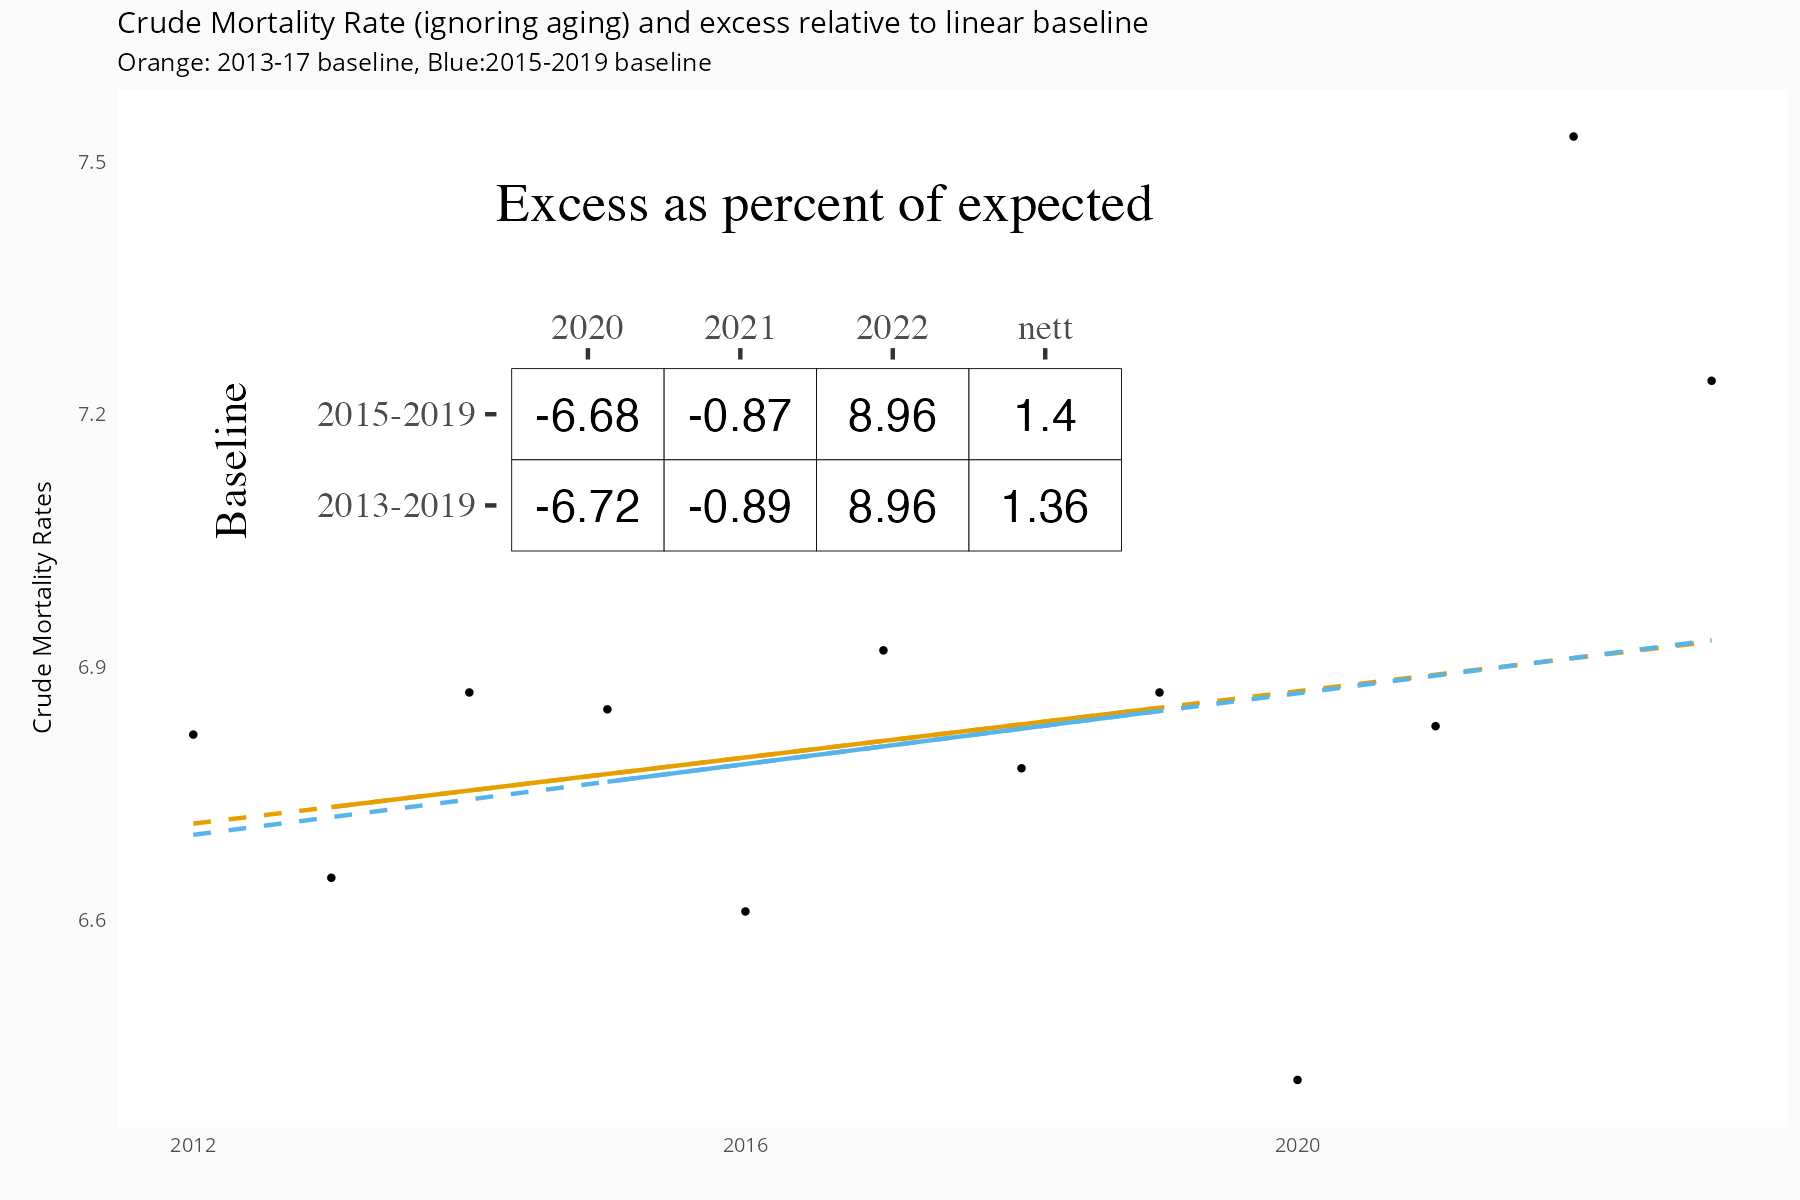

The R source for this figure:
library(dplyr)
library(tidyr)
library(ggplot2)
library(ggthemes)
library(ggtext)
library(patchwork)
source("theme.R")
six_cols <- colorblind_pal()(6)

CMR <- read.csv("DMM_CDRdec.csv", skip=1, 
                 col.names = c("Year","CDR1K")) |> 
  filter(!is.na(CDR1K)) |> 
  mutate(Year = as.numeric(Year)) 

mod7y <- lm(CDR1K ~ Year, data=CMR |> filter(Year %in% 2013:2019))
CMR$mod7y <- mod7y$coefficients[1] + 
  CMR$Year * mod7y$coefficients[2]

mod5y <- lm(CDR1K ~ Year, data=CMR |> filter(Year %in% 2015:2019))
CMR$mod5y <- mod5y$coefficients[1] + 
  CMR$Year * mod5y$coefficients[2]
CMR$percent5year <- 100*CMR$CDR1K/CMR$mod5y-100
CMR$percent7year <- 100*CMR$CDR1K/CMR$mod7y-100

excessdf <- data.frame(Baseline = c("2015-2019", "2013-2019", "2015-2019", "2013-2019",
                          "2015-2019", "2013-2019", "2015-2019", "2013-2019"),
           Year = c("2020","2020","2021","2021","2022","2022","nett","nett"),
           value = c(round(CMR$percent5year[CMR$Year == 2020],2),
                     round(CMR$percent7year[CMR$Year == 2020],2),
                     round(CMR$percent5year[CMR$Year == 2021],2),
                     round(CMR$percent7year[CMR$Year == 2021],2),
                     round(CMR$percent5year[CMR$Year == 2022],2),
                     round(CMR$percent7year[CMR$Year == 2022],2),
                     round(sum(CMR$percent5year[CMR$Year %in% 2020:2022]),2),
                     round(sum(CMR$percent7year[CMR$Year %in% 2020:2022]),2)))
innergraph <- ggplot(excessdf, aes(x=Year,y=Baseline, label=value))+
  geom_tile(fill="white", colour="black") +geom_text() + theme_tufte()  +
  scale_x_discrete(position = "top")+
  labs(title="Excess as percent of expected", y="Baseline\n ",x="")
  
ggplot(CMR |> filter(Year %in% 2012:2023), 
              aes(x=Year, y=CDR1K))+
  annotation_custom(ggplotGrob(innergraph), 
                    xmin = 2012, xmax = 2019,
                    ymin = 7, ymax = 7.5)+
  geom_point(size=0.3) +
         geom_line(aes(y=mod7y), linetype=2, colour=six_cols[2])+
         geom_line(aes(y=mod5y), linetype=2, colour=six_cols[3]) +
  geom_line(data=CMR |> filter(Year %in% 2013:2019), aes(y=mod7y), colour=six_cols[2]) +
  geom_line(data=CMR |> filter(Year %in% 2015:2019),aes(y=mod5y), colour=six_cols[3]) +
  theme_minimal(base_family="Open Sans",
                base_size = 6) +
  theme(
    plot.background = element_rect(fill = "#FAFAFA", colour="#FAFAFA"),
    panel.background = element_rect(fill = "#FFFFFF", colour = "#FFFFFF"),
    panel.spacing.x = unit(9, "points"),
    panel.spacing.y = unit(3, "points"),
    panel.grid = element_blank(),
    strip.background = element_rect(fill= "#FFFFFF", colour="#EFEFEF"),
    strip.text = element_text(margin = margin(t = 5, r = 5, b = 5, l = 5, unit = "pt")),
    strip.placement = "inside",
    axis.title.y.left = element_text(margin = margin(t = 5, r = 5, b = 5, l = 5, unit = "pt"))
  ) +
  labs(title="Crude Mortality Rate (ignoring aging) and excess relative to linear baseline",
       subtitle="Orange: 2013-17 baseline, Blue:2015-2019 baseline",
       y="Crude Mortality Rates", x="")

ggsave(filename="figure4.png",
       height=4, width = 6, dpi=300, units = "in", bg = "white")

# insetgraph <- ggplot(ASMR |> filter(Year < 2020, Year > 2014), 
#                      aes(x=Year, y=ASMR1K))+
#   geom_line(aes(y=longExp))+
#   geom_line(aes(y=shortExp))+
#   geom_point(size=0.3)
# outergraph<- ggplot(ASMR |> filter(Year < 2020), 
#        aes(x=Year, y=ASMR1K))+
#   geom_line(aes(y=longExp))+
#   geom_line(aes(y=shortExp))+
#   geom_point(size=0.3) +annotate("polygon",x=xis,y=yis,colour="blue")
# outergraph + annotation_custom(ggplotGrob(insetgraph), 
#                                xmin = 2008, xmax = 2019,
#                                ymin = 4.5, ymax = 6)

## https://www.abs.gov.au/articles/measuring-australias-excess-mortality-during-covid-19-pandemic-until-first-quarter-2023#methodology


